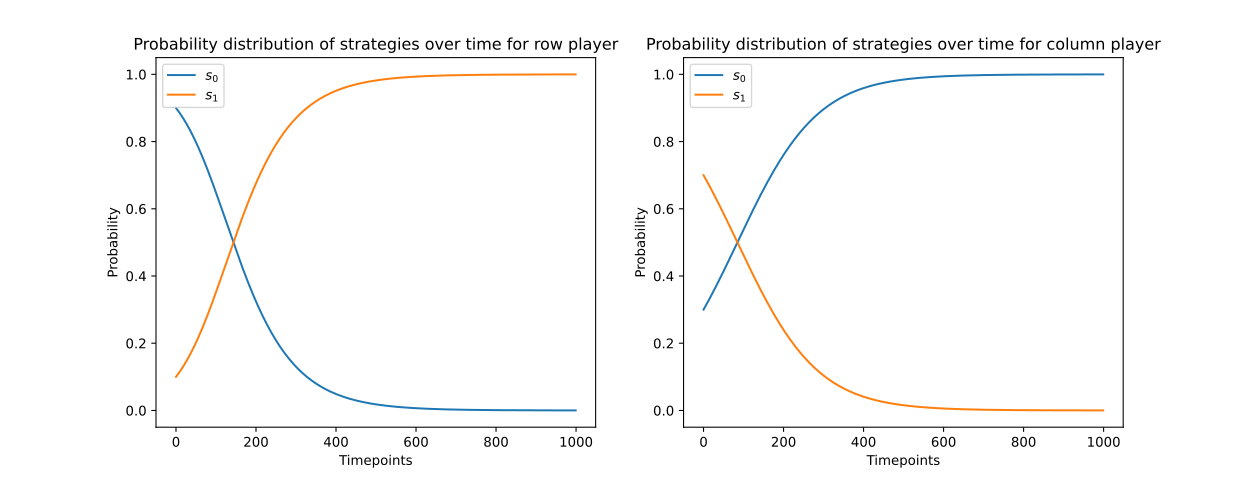

Generate this figure with Python:
"""
Code to draw plot for the documentation.

This plots an example of stable steady state strategies in an asymmetric game.

The code should match the reference code in the documentation.
"""

import matplotlib.pyplot as plt
import numpy as np

import nashpy as nash


A = np.array([[2, 2], [3, 4]])
B = np.array([[4, 3], [3, 2]])
game = nash.Game(A, B)
x0 = np.array([0.9, 0.1])
y0 = np.array([0.3, 0.7])
xs, ys = game.asymmetric_replicator_dynamics(x0=x0, y0=y0)

plt.figure(figsize=(13, 5))
plt.subplot(1, 2, 1)
plt.plot(xs)
plt.title("Probability distribution of strategies over time for row player")
plt.xlabel("Timepoints")
plt.ylabel("Probability")
plt.legend([f"$s_{0}$", f"$s_{1}$"])
plt.subplot(1, 2, 2)
plt.plot(ys)
plt.title("Probability distribution of strategies over time for column player")
plt.xlabel("Timepoints")
plt.ylabel("Probability")
plt.legend([f"$s_{0}$", f"$s_{1}$"])

plt.savefig("main.svg", transparent=True)
